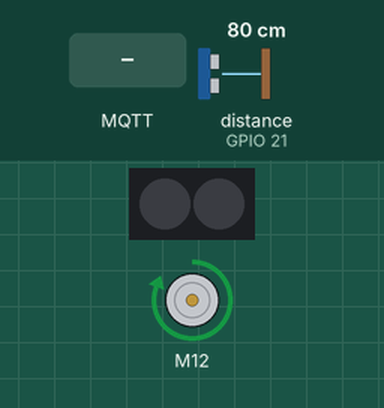
Simulated run of this sketch. Board: ESP32. Shown: 2 RGB LEDs in strip order, left to right, DC motor (green arrow = forward, orange = backward, longer = faster). Inputs (shaded band) come from the test bench; at power-on: distance to the obstacle (sensor on GPIO 21) 80 cm. WiFi joins after 1.5 s; servers stay silent unless stated; no MQTT or app messages arrive unless stated; what the sketch prints to the serial monitor is not drawn.

Above: at 2.8 s.
2.9 s: MQTT message "bypass_1" arrives on the first subscribed topic
At 4.2 s:
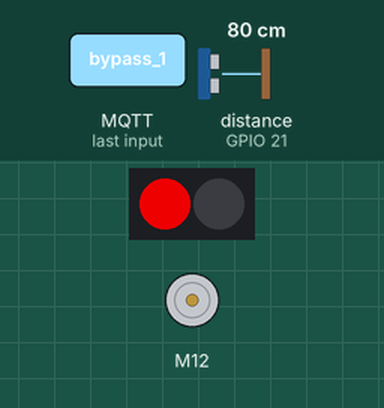
4.5 s: MQTT message "1" arrives on the second subscribed topic
At 5.5 s:
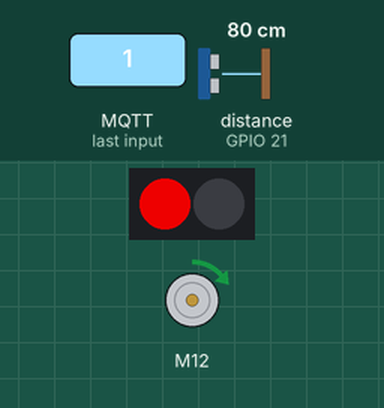
6.0 s: MQTT message "bypass_0" arrives on the first subscribed topic
At 6.8 s:
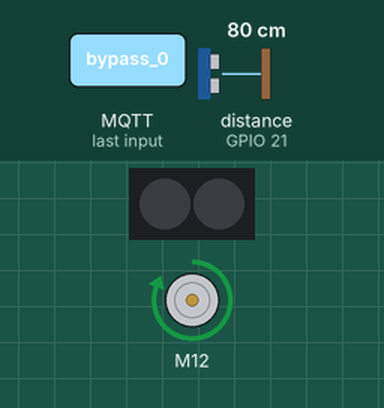
7.5 s: distance to the obstacle (sensor on GPIO 21) set to 2 cm
At 8.4 s:
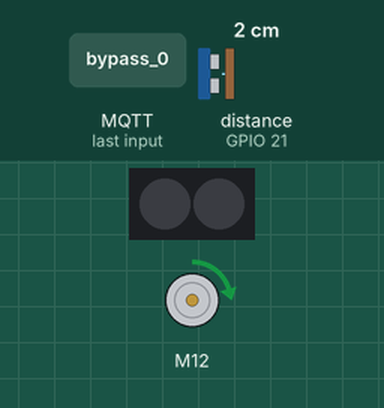
9.1 s: distance to the obstacle (sensor on GPIO 21) set to 4 cm
At 9.9 s:
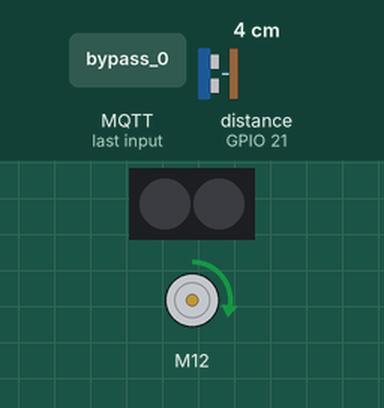
10.7 s: distance to the obstacle (sensor on GPIO 21) set to 9 cm
At 11.5 s:
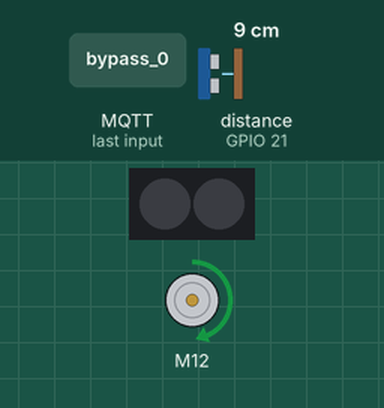
Timing chart, 0 to 13.3 s (numbered marks = the images above; inputs shaded):
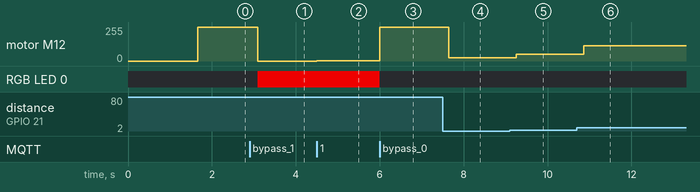

The sketch:

Project_3_AutoMode_via_MQTT.ino
```cpp
#include <WiFi.h>
#include <WiFiClientSecure.h>
#include <PubSubClient.h>
#include <Adafruit_NeoPixel.h>
#include <HCSR04.h>
#include "CytronMotorDriver.h"

CytronMD motor1(PWM_PWM, 12, 13);   // PWM 1A = Pin 12, PWM 1B = Pin 13.
CytronMD motor2(PWM_PWM, 14, 27);   // PWM 2A = Pin 14, PWM 2B = Pin 27.

UltraSonicDistanceSensor distanceSensor(22, 21);
// ======== RGB LED ========
const int RGBPin    = 15; // RGB pin for Robo ESP32
const int numPixels = 2;  //Number of onboard RGB pixels
Adafruit_NeoPixel pixels(numPixels, RGBPin, NEO_GRB + NEO_KHZ800);

// ======== HiveMQ Cloud (TLS) ========
const char* mqtt_server = "YOUR_HIVEMQ_URL_.s1.eu.hivemq.cloud";
const int   mqtt_port   = 8883;          // TLS port
const char* mqtt_user   = "YOUR_HIVEMQ_CREDENTIAL_USERNAME";
const char* mqtt_pass   = "YOUR_HIVEMQ_CREDENTIAL_PW";

WiFiClientSecure espClient;
PubSubClient client(espClient);
const char* ssid     = "YOUR_SSID";
const char* password = "YOUR_PW";

void setup_wifi()
{ Serial.print("Connecting to ");
  Serial.println(ssid);
  WiFi.begin(ssid, password);
  while (WiFi.status() != WL_CONNECTED)
  { delay(400);
    Serial.print(".");
  }
  Serial.println("\nWiFi connected");
  Serial.print("IP: "); Serial.println(WiFi.localIP());

  espClient.setInsecure();
}

int flag=0;
// ---------- MQTT callback ----------
void callback(char* topic, byte* payload, unsigned int length)
{ String msg;
  msg.reserve(length);
  for (unsigned int i = 0; i < length; i++) msg += (char)payload[i];
  Serial.print("Message ["); Serial.print(topic); Serial.print("] ");
  Serial.println(msg);

  // ===== BYPASS CONTROL =====
  if (strcmp(topic, "aim/bypass") == 0)
  { if (msg == "bypass_1")
    { pixels.setPixelColor(0, pixels.Color(200, 0, 0)); flag=1; }
    if (msg == "bypass_0")
    { pixels.setPixelColor(0, pixels.Color(0, 0, 0));   flag=0; }
    pixels.show();
  }

  // ===== MOTOR SPEED CONTROL =====
  if(flag==1)
  { motor1.setSpeed(0);
    if (strcmp(topic, "aim/speed") == 0)
    { int pwmValue = msg.toInt();   // slider 0–255

      // Safety limit
      if (pwmValue < 0)   pwmValue = 0;
      if (pwmValue > 255) pwmValue = 255;

      motor1.setSpeed(pwmValue);

      Serial.print("PWM Value = ");
      Serial.println(pwmValue);
    }
  }
}

// ---------- MQTT reconnect ----------
void reconnect()
{ while (!client.connected())
  { Serial.print("Attempting MQTT connection...");
    String clientId = "ESPClient-" + String((uint32_t)ESP.getEfuseMac(), HEX);

    if (client.connect(clientId.c_str(), mqtt_user, mqtt_pass))
    { Serial.println("connected");
      client.subscribe("aim/bypass");
      client.subscribe("aim/speed");
      Serial.print("Subscribed to: ");
      Serial.print(" aim/bypass,");
      Serial.println(" aim/speed,");
    }
    else
    { Serial.print("failed, rc=");  Serial.print(client.state());
      Serial.println("  retry in 5s");  delay(5000);
    }
  }
}

void setup()
{ Serial.begin(9600);
  setup_wifi();
  client.setServer(mqtt_server, mqtt_port);
  client.setCallback(callback);

  pixels.begin();  pixels.clear(); pixels.show();
}

float distance;
unsigned long lastPublish = 0;
void loop()
{ if (!client.connected()) reconnect();
  client.loop();

  if(flag==0)
  { distance = distanceSensor.measureDistanceCm();
    if(distance<0)  distance = 0;
    if(distance>20) distance = 20;

    int motorSpeed = map(distance,0,20,0,255);
    motor1.setSpeed(motorSpeed);
    delay(200);

    if (millis() - lastPublish >= 300)
    { String distanceStr = String(distance);
      client.publish("aim/distance", distanceStr.c_str());
      lastPublish = millis();
    }
  }
}
```

Measured:
- after the input at 2.9 s, motor M12: forward 255/255 → stopped after 0.20 s; RGB LED 0: off → RGB(200, 0, 0) after 0.20 s
- after the input at 4.5 s, motor M12: stopped → forward 1/255 at once
- after the input at 6.0 s, motor M12: forward 1/255 → forward 255/255 at once; RGB LED 0: RGB(200, 0, 0) → off at once
- after the input at 7.5 s, motor M12: forward 255/255 → forward 25/255 after 0.15 s
- after the input at 9.1 s, motor M12: forward 25/255 → forward 51/255 after 0.16 s
- after the input at 10.7 s, motor M12: forward 51/255 → forward 114/255 after 0.17 s
